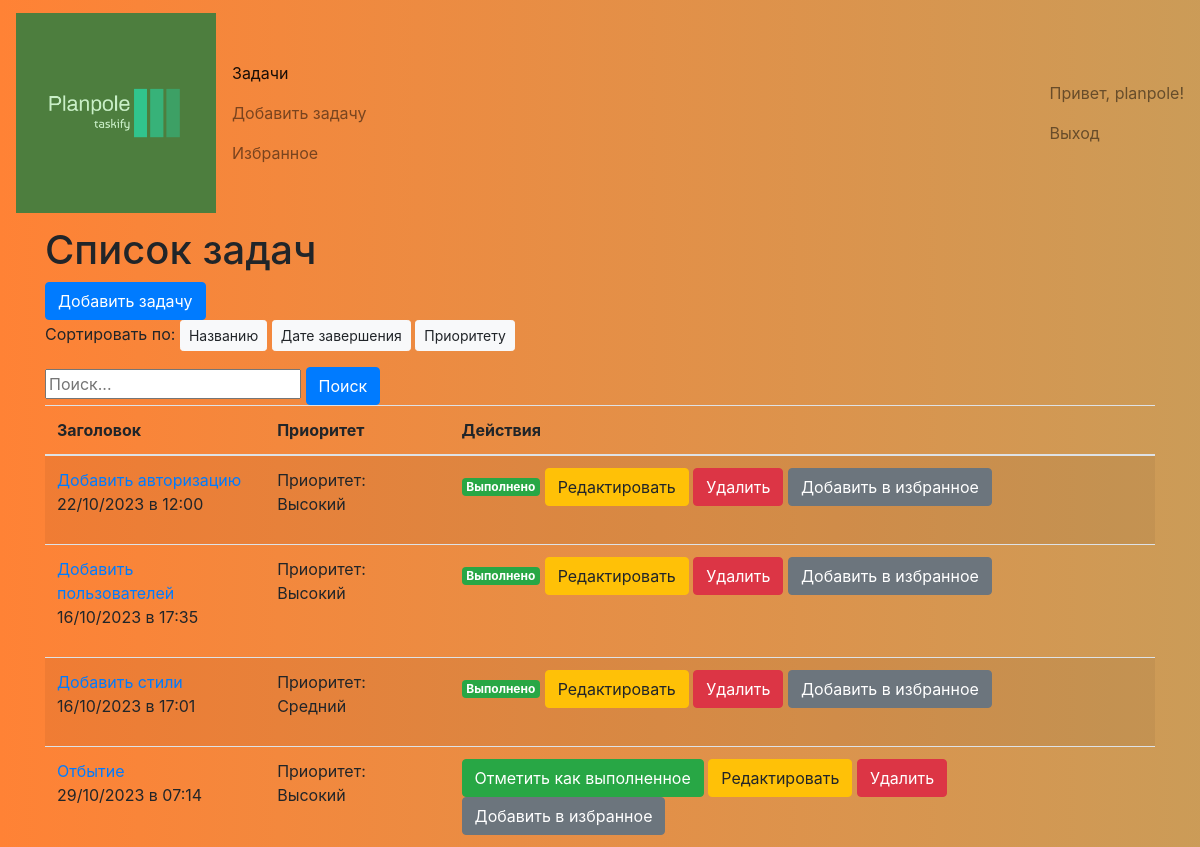
Page /?order_by=title (signed in) on the committed database.
### tasker/models.py (models this page shows)
class Task(models.Model):
    PRIORITY_CHOICES = [
        (1, 'Низкий'),
        (2, 'Средний'),
        (3, 'Высокий'),
    ]
    priority = models.IntegerField(choices=PRIORITY_CHOICES, default=2)
    title = models.CharField(max_length=200)
    description = models.TextField()
    due_date = models.DateField()
    user = models.ForeignKey(User, on_delete=models.CASCADE)
    is_completed = models.BooleanField(default=False)
    created_at = models.DateTimeField(auto_now_add=True)  # устанавливается автоматически при создании новой записи
    updated_at = models.DateTimeField(auto_now=True)  # автоматически обновляется при каждом сохранении записи

### tasker/views.py (the view)
# urls.py: path('', views.TaskListView.as_view(), name='task_list'),  # Главная страница
class TaskListView(ListView):
    model = Task
    template_name = 'task_list.html'
    context_object_name = 'tasks'
    paginate_by = 10
    def get_queryset(self):
        order = self.request.GET.get('order_by', 'due_date')
        query = self.request.GET.get('q')
        if self.request.user.is_authenticated:
            tasks = Task.objects.filter(user=self.request.user)
            if query:
                tasks = tasks.filter(title__icontains=query)
            return tasks.order_by(order)
        else:
            return Task.objects.none()

### tasker/templates/task_list.html (shortened to what this page needs)
{% extends "base.html" %}
{% block content %}
<div class="container">
    <h1>Список задач</h1>
    <a href="{% url 'create_task' %}" class="btn btn-primary">Добавить задачу</a>
    <div class="mb-3">
        Сортировать по:
        <a href="?order_by=title" class="btn btn-light btn-sm">Названию</a>
        <a href="?order_by=due_date" class="btn btn-light btn-sm">Дате завершения</a>
        <a href="?order_by=priority" class="btn btn-light btn-sm">Приоритету</a>
    </div>
    <form method="get" action="{% url 'task_list' %}">
        <input type="text" name="q" placeholder="Поиск..." value="{{ request.GET.q }}">
        <button type="submit" class="btn btn-primary">Поиск</button>
    </form>
    <table class="table table-striped">
        <thead>
        <tr>
            <th>Заголовок</th>
            <th>Приоритет</th>
            <th>Действия</th>
        </tr>
        </thead>
        <tbody>
        {% for task in tasks %}
        <tr>
            <td><a href="{% url 'task_detail' task.pk %}">{{ task.title }}</a>
                <p>{{ task.created_at|date:"d/m/Y" }} в {{ task.created_at|time:"H:i" }}</p></td>
            <td>
                <p>Приоритет: {{ task.get_priority_display }}</p>
            </td>
            <td>
                {% if task.is_completed %}
                <span class="badge badge-success">Выполнено</span>
                {% else %}
                <a href="{% url 'toggle_completion' task.id %}" class="btn btn-success">Отметить как выполненное</a>
                {% endif %}
                <a href="{% url 'update_task' task.pk %}" class="btn btn-warning">Редактировать</a>
                <a href="{% url 'delete_task' task.pk %}" class="btn btn-danger">Удалить</a>
                {% if task in favorite_tasks %}
                <button class="btn btn-secondary toggle-favorite" data-task-id="{{ task.id }}">Убрать из избранного
                </button>
                {% else %}
                <button class="btn btn-secondary toggle-favorite" data-task-id="{{ task.id }}">Добавить в избранное
                </button>
                {% endif %}
            </td>
        </tr>
        {% endfor %}
        </tbody>
    </table>
</div>
{% endblock %}

### tasker/templates/base.html (shortened to what this page needs)
{% load static %}
<!DOCTYPE html>
<html lang="ru">
<head>
    <link rel="stylesheet" href="https://maxcdn.bootstrapcdn.com/bootstrap/4.5.2/css/bootstrap.min.css">
</head>
<body>
<header>
    <nav class="navbar navbar-light bg-light">
        <a class="navbar-brand">
            <img src="{% static 'logo.png' %}" width="200" height="200" alt="Логотип">
        </a>
        <ul class="navbar-nav">
            <li class="nav-item active">
                <a class="nav-link" href="{% url 'task_list' %}">Задачи</a>
            </li>
            <li class="nav-item">
                <a class="nav-link" href="{% url 'create_task' %}">Добавить задачу</a>
            </li>
            <li class="nav-item">
                <a class="nav-link" href="{% url 'favorite_tasks' %}">Избранное</a>
            </li>
        </ul>
        <div class="ml-auto">
            <ul class="navbar-nav">
                {% if user.is_authenticated %}
                <li class="nav-item">
                    <span class="nav-link">Привет, {{ user.username }}!</span>
                </li>
                <li class="nav-item">
                    <a class="nav-link" href="{% url 'logout' %}">Выход</a>
                </li>
                {% endif %}
            </ul>
        </div>
    </nav>
</header>
<main>
    {% block content %}{% endblock %}
</main>
</body>
</html>

### tasker/templates/base.html (style rules this page uses)
body { height: 100vh; background: rgb(77,126,62); background: linear-gradient(to right, #FF8235, #30E8BF); animation: gradient 30s infinite linear; background-size: 400%; }
.navbar { justify-content: flex-start !important; }
.navbar { background: rgb(77,126,62); background: linear-gradient(to right, #FF8235, #30E8BF); animation: gradient 30s infinite linear; background-size: 400%; display: inline-block; }

### rows in the picture
Task: title "Добавить авторизацию", created_at "22/10/2023", created_at "12:00", priority "Высокий", is_completed "Выполнено"
Task: title "Добавить пользователей", created_at "16/10/2023", created_at "17:35", priority "Высокий", is_completed "Выполнено"
Task: title "Добавить стили", created_at "16/10/2023", created_at "17:01", priority "Средний", is_completed "Выполнено"
Task: title "Отбытие", created_at "29/10/2023", created_at "07:14", priority "Высокий", is_completed "Отметить как выполненное"

### other values in the picture
{{ user.username }} "planpole"
